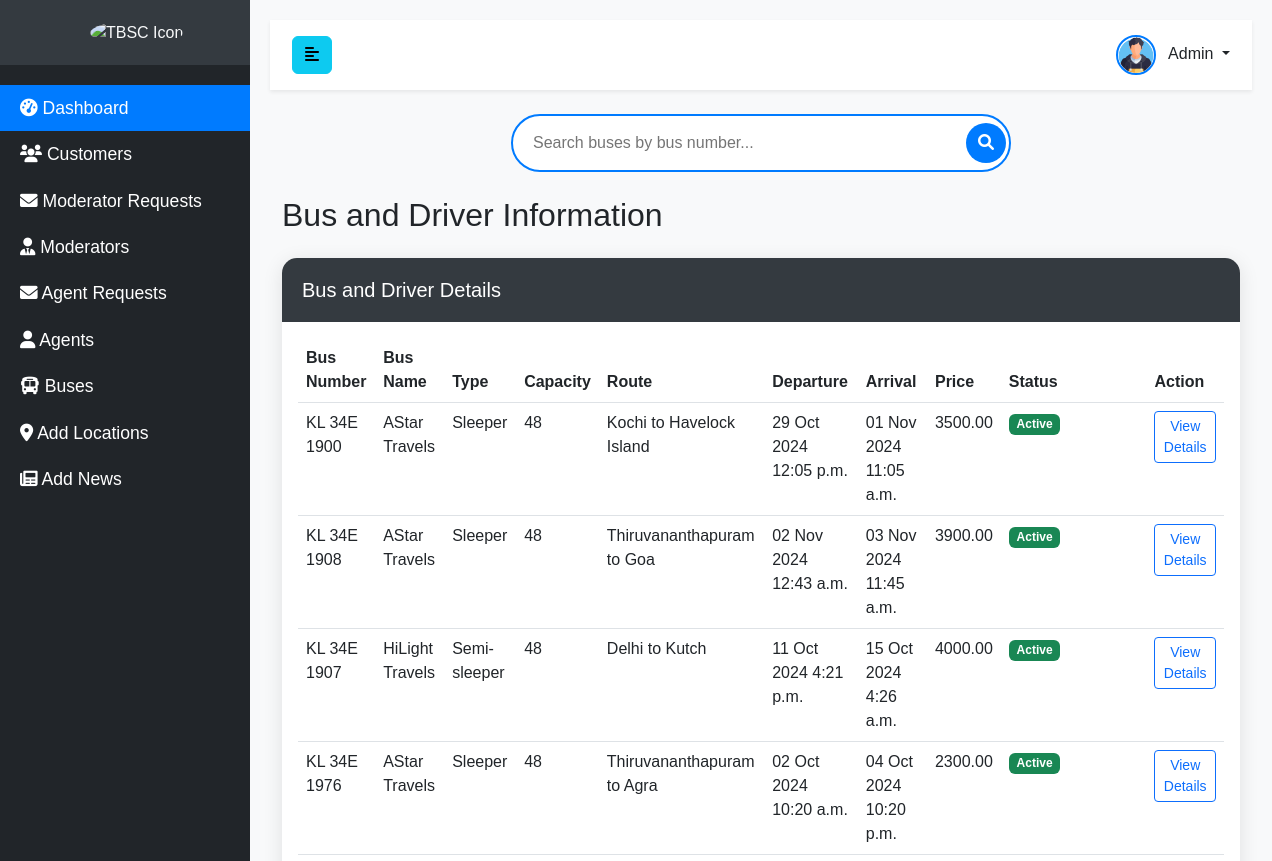
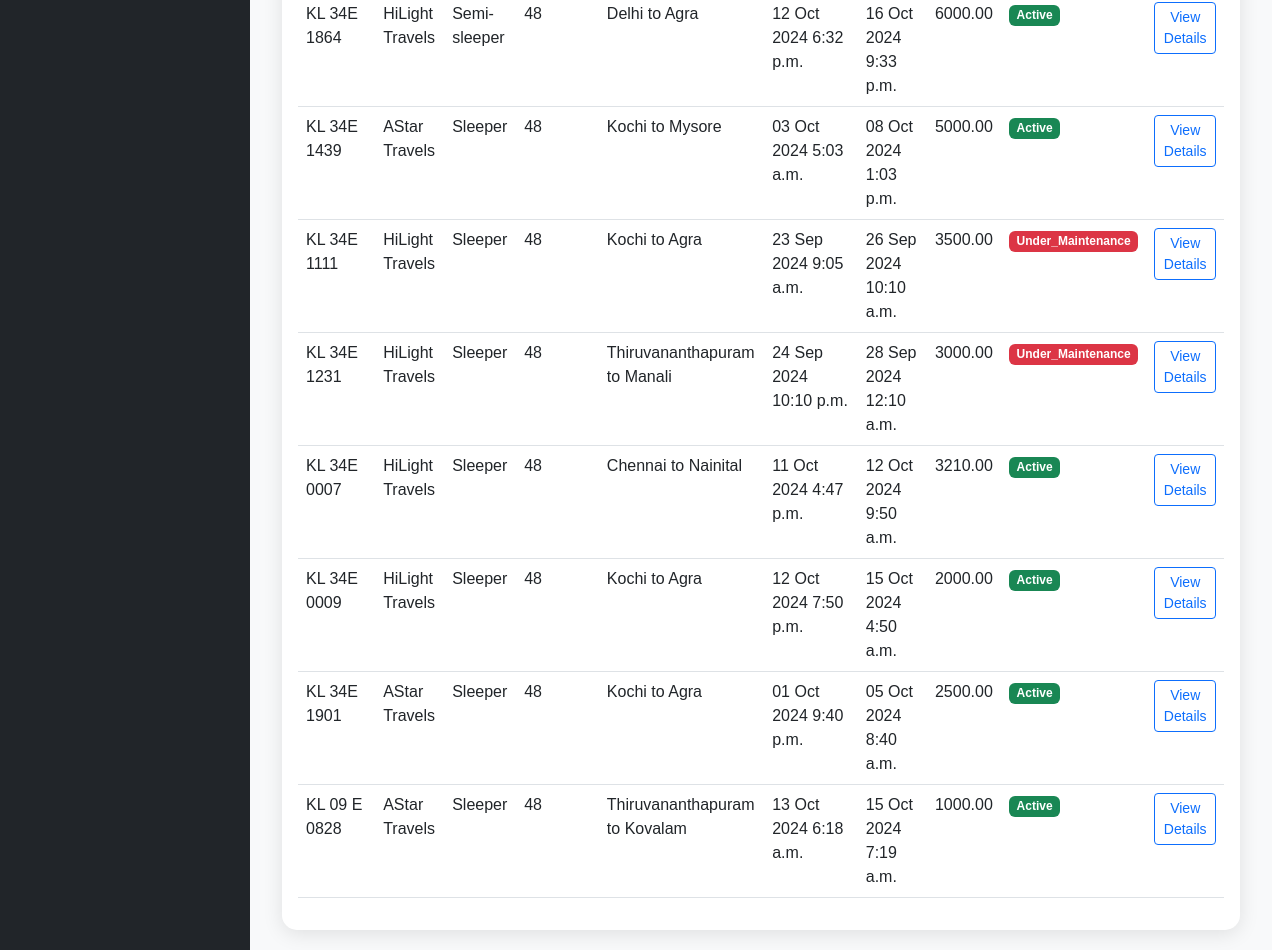
The app's page /bus_details/ (signed in) with its own data (2 pictures, top to bottom).
### home/models.py (models this page shows, shortened)
class Bus(models.Model):
    bus_id = models.AutoField(primary_key=True)
    moderator_id = models.ForeignKey(Moderator, on_delete=models.CASCADE)
    bus_name = models.CharField(max_length=100)
    bus_number = models.CharField(max_length=20, unique=True)
    bus_type = models.CharField(max_length=50)
    seating_capacity = models.IntegerField()
    departure_location = models.CharField(max_length=100)
    destination_location = models.CharField(max_length=100)
    departure_time = models.TimeField()
    arrival_time = models.TimeField()
    date = models.DateField(null=False, blank=False)
    arrival_date = models.DateField(null=True, blank=True)
    stops = models.TextField(blank=True, null=True)
    ticket_price = models.DecimalField(max_digits=10, decimal_places=2)
    bus_image = models.ImageField(upload_to='media/', blank=True, null=True)
    status = models.CharField(max_length=20, choices=[('active', 'Active'), ('under_maintenance', 'Under Maintenance')])
    schedule_version = models.IntegerField(default=1, null=True, blank=True)

### home/views/views3.py (the view)
# urls.py: path('bus_details/', views3.bus_details, name='bus_details'),
@login_required
def bus_details(request):
    buses = Bus.objects.select_related('moderator_id', 'driver_info').all()
    context = {
        'buses': buses,
    }
    return render(request, 'bus_details.html', context)

### templates/bus_details.html (shortened to what this page needs)
{% load static %}
<!DOCTYPE html>
<html lang="en">
<head>
    <link href="https://cdn.jsdelivr.net/npm/bootstrap@5.3.0-alpha1/dist/css/bootstrap.min.css" rel="stylesheet">
    <link href="https://cdnjs.cloudflare.com/ajax/libs/font-awesome/6.0.0-beta3/css/all.min.css" rel="stylesheet">
    <link rel="stylesheet" href="https://cdnjs.cloudflare.com/ajax/libs/animate.css/4.1.1/animate.min.css">
</head>
<body class="bg-light">
    <div class="d-flex">
            <nav id="sidebar" class="bg-dark text-light">
                <div class="sidebar-header">
                    <img src="{% static 'images/bus.gif' %}" alt="TBSC Icon" class="rounded-circle" style="width: 40px; height: 40px; margin-left: 70px;">
                </div>
                <ul class="list-unstyled components">
                    <li class="active">
                        <a href="{% url 'admin1' %}"><i class="fas fa-tachometer-alt"></i> Dashboard</a>
                    </li>
                    <li>
                        <a href="{% url 'customer_details' %}"><i class="fas fa-users"></i> Customers</a>
                    </li>
                    <li>
                        <a href="{% url 'mod_req_details' %}"><i class="fas fa-envelope"></i> Moderator Requests</a>
                    </li>
                    <li>
                        <a href="{% url 'moderator_details' %}"><i class="fas fa-user-tie"></i> Moderators</a>
                    </li>
                    <li>
                        <a href="{% url 'agent_requests' %}"><i class="fas fa-envelope"></i> Agent Requests</a>
                    </li>
                    <li>
                        <a href="{% url 'agent_details' %}"><i class="fas fa-user"></i> Agents</a>
                    </li>
                    <li>
                        <a href="{% url 'bus_details' %}"><i class="fas fa-bus"></i> Buses</a>
                    </li>
                    <li>
                        <a href="{% url 'add_locations' %}"><i class="fas fa-map-marker-alt"></i> Add Locations</a>
                    </li>
                    <li>
                        <a href="{% url 'admin_add_news' %}"><i class="fas fa-newspaper"></i> Add News</a>
                    </li>
                </ul>
            </nav>
        <div id="content" class="flex-grow-1">
            <nav class="navbar navbar-expand-lg navbar-light bg-white shadow-sm">
                <div class="container-fluid">
                    <button type="button" id="sidebarCollapse" class="btn btn-info">
                        <i class="fas fa-align-left"></i>
                    </button>
                    <div class="d-flex align-items-center">
                        <div class="dropdown">
                            <a class="nav-link dropdown-toggle" href="#" role="button" id="dropdownMenuLink" data-bs-toggle="dropdown" aria-expanded="false">
                                <img src="{% static 'images/boy.png' %}" alt="User" class="rounded-circle" style="width: 40px; height: 40px; border: 2px solid #007bff;">
                                <span class="ms-2">Admin</span>
                            </a>
                        </div>
                    </div>
                </div>
            </nav>
            <div class="container mt-4 mb-4">
                <div class="search-container">
                    <input type="text" id="busSearch" class="search-input" placeholder="Search buses by bus number...">
                    <button class="search-btn">
                        <i class="fas fa-search"></i>
                    </button>
                </div>
            </div>
            <div class="container mt-4">
                <h2 class="mb-4">Bus and Driver Information</h2>
                <div class="card animate__animated animate__fadeIn">
                    <div class="card-header">
                        <h5 class="mb-0">Bus and Driver Details</h5>
                    </div>
                    <div class="card-body">
                        <div class="table-responsive">
                            <table class="table table-hover">
                                <thead>
                                    <tr>
                                        <th>Bus Number</th>
                                        <th>Bus Name</th>
                                        <th>Type</th>
                                        <th>Capacity</th>
                                        <th>Route</th>
                                        <th>Departure</th>
                                        <th>Arrival</th>
                                        <th>Price</th>
                                        <th>Status</th>
                                        <th>Action</th>
                                    </tr>
                                </thead>
                                <tbody>
                                    {% for bus in buses %}
                                    <tr class="animate__animated animate__fadeInUp" style="animation-delay: {{ forloop.counter|divisibleby:5 }}00ms;">
                                        <td>{{ bus.bus_number }}</td>
                                        <td>{{ bus.bus_name }}</td>
                                        <td>{{ bus.bus_type }}</td>
                                        <td>{{ bus.seating_capacity }}</td>
                                        <td>{{ bus.departure_location }} to {{ bus.destination_location }}</td>
                                        <td>{{ bus.date|date:"d M Y" }} {{ bus.departure_time }}</td>
                                        <td>{{ bus.arrival_date|default:bus.date|date:"d M Y" }} {{ bus.arrival_time }}</td>
                                        <td>{{ bus.ticket_price|floatformat:2 }}</td>
                                        <td>
                                            <span class="badge {% if bus.status == 'active' %}bg-success{% else %}bg-danger{% endif %}">
                                                {{ bus.status|title }}
                                            </span>
                                        </td>
                                        <td>
                                            <button class="btn btn-sm btn-outline-primary" onclick="viewDetails('{{ bus.bus_id }}')">
                                                View Details
                                            </button>
                                        </td>
                                    </tr>
                                    {% empty %}
                                    <tr>
                                        <td colspan="10" class="text-center">No buses found.</td>
                                    </tr>
                                    {% endfor %}
                                </tbody>
                            </table>
                        </div>
                    </div>
                </div>
            </div>
        </div>
    </div>
    <div class="position-fixed bottom-0 end-0 p-3" style="z-index: 11">
    </div>
</body>
</html>

### templates/bus_details.html (style rules this page uses)
body { font-family: 'Poppins', sans-serif; background-color: #f8f9fa; }
#sidebar { min-width: 250px; max-width: 250px; min-height: 100vh; transition: all 0.3s; }
#sidebar .sidebar-header { padding: 20px; background: #343a40; }
#sidebar ul.components { padding: 20px 0; }
#sidebar ul li a { padding: 10px 20px; font-size: 1.1em; display: block; color: #fff; text-decoration: none; }
#sidebar ul li.active > a { background: #007bff; }
#content { width: 100%; padding: 20px; transition: all 0.3s; }
.navbar { padding: 15px 10px; background: #fff; border: none; border-radius: 0; box-shadow: 0 2px 5px 0 rgba(0,0,0,0.16); }
.card { border: none; border-radius: 15px; box-shadow: 0 4px 20px rgba(0,0,0,0.1); overflow: hidden; }
.card-header { background-color: #343a40; color: white; border-bottom: none; padding: 20px; }
.search-container { position: relative; max-width: 500px; margin: 0 auto; }
.search-input { width: 100%; padding: 15px 50px 15px 20px; border-radius: 30px; border: 2px solid #007bff; font-size: 16px; outline: none; transition: all 0.3s ease; }
.search-btn { position: absolute; right: 5px; top: 50%; transform: translateY(-50%); background-color: #007bff; color: white; border: none; border-radius: 50%; width: 40px; height: 40px; cursor: pointer; transition: all 0.3s ease; }

### records on screen
Bus: bus_number "KL 34E 1900", bus_name "AStar Travels", bus_type "Sleeper", seating_capacity "48", departure_location "Kochi", destination_location "Havelock Island", date "29 Oct 2024", departure_time "12:05 p.m.", arrival_date "01 Nov 2024", arrival_time "11:05 a.m.", ticket_price "3500.00", status "Active"
Bus: bus_number "KL 34E 1908", bus_name "AStar Travels", bus_type "Sleeper", seating_capacity "48", departure_location "Thiruvananthapuram", destination_location "Goa", date "02 Nov 2024", departure_time "12:43 a.m.", arrival_date "03 Nov 2024", arrival_time "11:45 a.m.", ticket_price "3900.00", status "Active"
Bus: bus_number "KL 34E 1907", bus_name "HiLight Travels", bus_type "Semi-sleeper", seating_capacity "48", departure_location "Delhi", destination_location "Kutch", date "11 Oct 2024", departure_time "4:21 p.m.", arrival_date "15 Oct 2024", arrival_time "4:26 a.m.", ticket_price "4000.00", status "Active"
Bus: bus_number "KL 34E 1976", bus_name "AStar Travels", bus_type "Sleeper", seating_capacity "48", departure_location "Thiruvananthapuram", destination_location "Agra", date "02 Oct 2024", departure_time "10:20 a.m.", arrival_date "04 Oct 2024", arrival_time "10:20 p.m.", ticket_price "2300.00", status "Active"
Bus: bus_number "KL 34E 1864", bus_name "HiLight Travels", bus_type "Semi-sleeper", seating_capacity "48", departure_location "Delhi", destination_location "Agra", date "12 Oct 2024", departure_time "6:32 p.m.", arrival_date "16 Oct 2024", arrival_time "9:33 p.m.", ticket_price "6000.00", status "Active"
Bus: bus_number "KL 34E 1439", bus_name "AStar Travels", bus_type "Sleeper", seating_capacity "48", departure_location "Kochi", destination_location "Mysore", date "03 Oct 2024", departure_time "5:03 a.m.", arrival_date "08 Oct 2024", arrival_time "1:03 p.m.", ticket_price "5000.00", status "Active"
Bus: bus_number "KL 34E 1111", bus_name "HiLight Travels", bus_type "Sleeper", seating_capacity "48", departure_location "Kochi", destination_location "Agra", date "23 Sep 2024", departure_time "9:05 a.m.", arrival_date "26 Sep 2024", arrival_time "10:10 a.m.", ticket_price "3500.00", status "Under_Maintenance"
Bus: bus_number "KL 34E 1231", bus_name "HiLight Travels", bus_type "Sleeper", seating_capacity "48", departure_location "Thiruvananthapuram", destination_location "Manali", date "24 Sep 2024", departure_time "10:10 p.m.", arrival_date "28 Sep 2024", arrival_time "12:10 a.m.", ticket_price "3000.00", status "Under_Maintenance"
Bus: bus_number "KL 34E 0007", bus_name "HiLight Travels", bus_type "Sleeper", seating_capacity "48", departure_location "Chennai", destination_location "Nainital", date "11 Oct 2024", departure_time "4:47 p.m.", arrival_date "12 Oct 2024", arrival_time "9:50 a.m.", ticket_price "3210.00", status "Active"
Bus: bus_number "KL 34E 0009", bus_name "HiLight Travels", bus_type "Sleeper", seating_capacity "48", departure_location "Kochi", destination_location "Agra", date "12 Oct 2024", departure_time "7:50 p.m.", arrival_date "15 Oct 2024", arrival_time "4:50 a.m.", ticket_price "2000.00", status "Active"
Bus: bus_number "KL 34E 1901", bus_name "AStar Travels", bus_type "Sleeper", seating_capacity "48", departure_location "Kochi", destination_location "Agra", date "01 Oct 2024", departure_time "9:40 p.m.", arrival_date "05 Oct 2024", arrival_time "8:40 a.m.", ticket_price "2500.00", status "Active"
Bus: bus_number "KL 09 E 0828", bus_name "AStar Travels", bus_type "Sleeper", seating_capacity "48", departure_location "Thiruvananthapuram", destination_location "Kovalam", date "13 Oct 2024", departure_time "6:18 a.m.", arrival_date "15 Oct 2024", arrival_time "7:19 a.m.", ticket_price "1000.00", status "Active"
